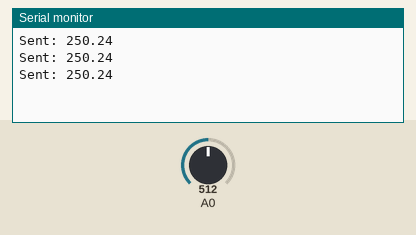
Recording of a sketch running on a simulated Arduino Uno, built with avr-gcc and run on an emulated ATmega328P. Shown: the last lines printed to the serial monitor. The test bench sets the inputs (shaded band); at power-on: A0 = 512. No radio packets arrive unless stated.

Above: at 1.3 s.
1.4 s: A0 set to 716
At 1.9 s:
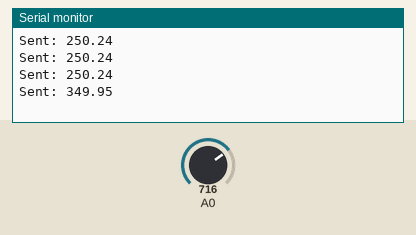
2.9 s: A0 set to 900
At 3.4 s:
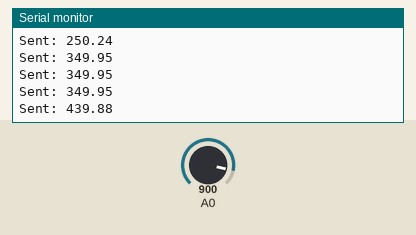
Timing chart, 0 to 5.9 s (numbered marks = the images above; inputs shaded):
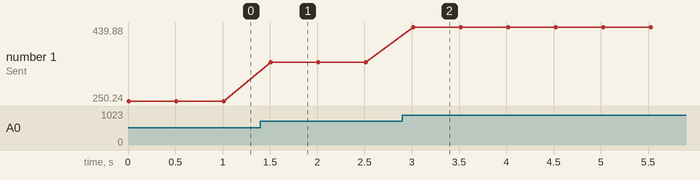

The sketch:

Bionic_arm_TX.ino
```cpp
//----------------------------------TX-------------------------------


#include <SPI.h>      // библиотека для работы с шиной SPI
#include "nRF24L01.h" // библиотека радиомодуля
#include "RF24.h"     // ещё библиотека радиомодуля

RF24 radio(7, 8); // "создать" модуль на пинах 9 и 10 Для Уно
                  //RF24 radio(9,53); // для Меги

byte address[][6] = {"1Node", "2Node", "3Node", "4Node", "5Node", "6Node"}; //возможные номера труб

#define SIG_POWER RF24_PA_LOW
#define SIG_SPEED RF24_1MBPS
//#define CH_AMOUNT 8   // число каналов (должно совпадать с приёмником)
#define CH_NUM 0x60   // номер канала (должен совпадать с приёмником)


void setup() {
  Serial.begin(9600);       //открываем порт для связи с ПК

  radio.begin();            //активировать модуль
 /* radio.setAutoAck(1);      //режим подтверждения приёма, 1 вкл 0 выкл
  radio.setRetries(0, 15);  //(время между попыткой достучаться, число попыток)
  radio.enableAckPayload(); //разрешить отсылку данных в ответ на входящий сигнал */
  radio.setPayloadSize(32); //размер пакета, в байтах

  radio.openWritingPipe(address[0]); //мы - труба 0, открываем канал для передачи данных
  radio.setChannel(0x60);            //выбираем канал (в котором нет шумов!)

  radio.setPALevel (RF24_PA_LOW);   //уровень мощности передатчика. На выбор RF24_PA_MIN, RF24_PA_LOW, RF24_PA_HIGH, RF24_PA_MAX
  radio.setDataRate (RF24_1MBPS); //скорость обмена. На выбор RF24_2MBPS, RF24_1MBPS, RF24_250KBPS
                                    //должна быть одинакова на приёмнике и передатчике!
                                    //при самой низкой скорости имеем самую высокую чувствительность и дальность!!

  radio.powerUp();       //начать работу
  radio.stopListening(); //не слушаем радиоэфир, мы передатчик
}

void loop() {
  Serial.print("Sent: ");
  int sensorValue = analogRead(A0); // Convert the analog reading (which goes from 0 - 1023) to a voltage (0 - 5V):
  float voltage = sensorValue * (5.0 / 1023.0) * 100; // print out the value you read:

  radio.write(&voltage, sizeof(voltage));
  Serial.println(voltage);
delay(500);
}
```

Measured:
- after the input at 1.4 s, the serial monitor: prints a new line after 0.11 s (image 1)
- after the input at 2.9 s, the serial monitor: prints a new line after 0.12 s (image 2)
- plotted number 1: 250.24 → 349.95 after the input at 1.4 s, 349.95 → 439.88 after the input at 2.9 s
